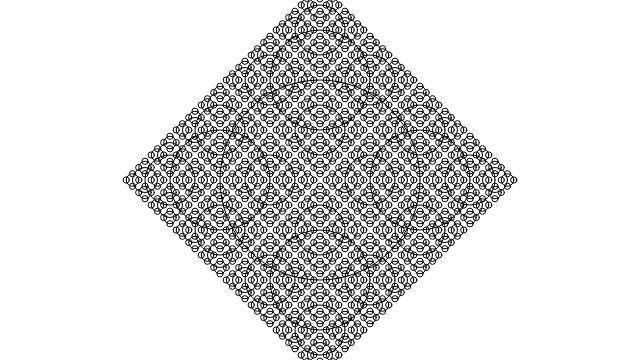
Frame 1 (no input)
Frame 60 (no input): identical to frame 1, image omitted
Frame 120 (the mouse pressed at the canvas centre since frame 60): identical to frame 1, image omitted

The p5.js sketch that drew this single still picture (run headless with seeded random() and noise() and a simulated clock; from frame 60 on, the mouse is pressed at the canvas centre):

// p5.js sketch
// ── sketch.js
function setup() {
  createCanvas(640,360);
}

function draw() {
  background(255);
  drawCircle(width/2,height/2,200);
}

function drawCircle(tempx, tempy, tempradius) {
  var x = tempx;
  var y = tempy;
  var radius = tempradius;
  stroke(0);
  noFill();
  ellipse(x, y, radius, radius);
  if(radius > 8) {
    drawCircle(x + radius/2, y, radius/2);
    drawCircle(x - radius/2, y, radius/2);
    drawCircle(x, y + radius/2, radius/2);
    drawCircle(x, y - radius/2, radius/2);
  }
}

// ── DrawCircles.js
function DrawCircles(tempx, tempy, tempradius) {
  //defineProperties
  this.x = tempx;
  this.y = tempy;
  this.radius = tempradius;
  //Methods
  this.display = function() {
    stroke(0);
    noFill();
    ellipse(this.x, this.y, this.radius, this.radius);
    if (this.radius > 8) {
      DrawCircles(this.x + this.radius / 2, this.y, this.radius / 2);
      DrawCircles(this.x - this.radius / 2, this.y, this.radius / 2);
      DrawCircles(this.x, this.y + this.radius / 2, this.radius / 2);
      DrawCircles(this.x, this.y - this.radius / 2, this.radius / 2);
    }
  }
}
